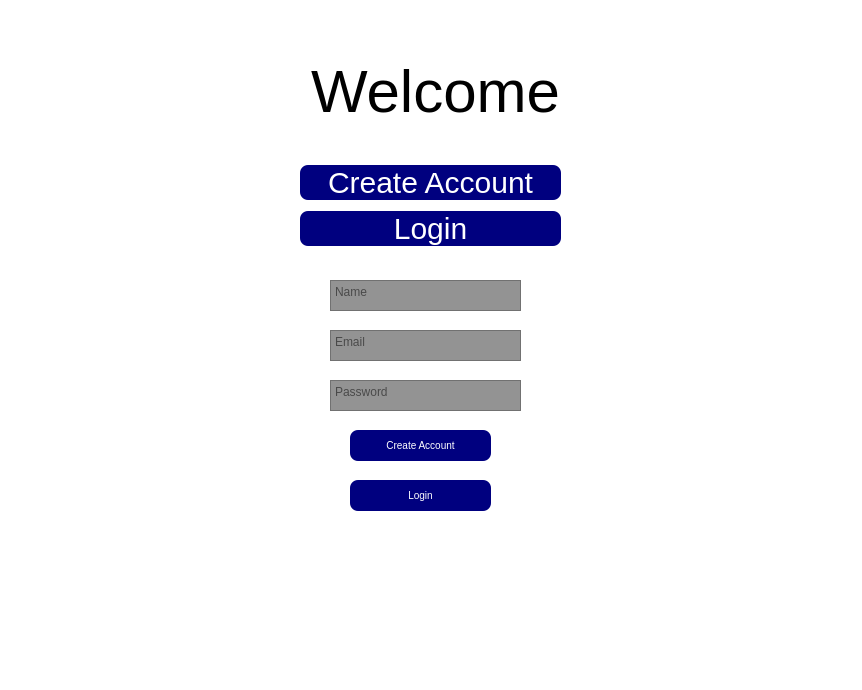
<?xml version="1.0" encoding="UTF-8"?>
<ui version="4.0">
 <class>MainWindow</class>
 <widget class="QMainWindow" name="MainWindow">
  <property name="geometry">
   <rect>
    <x>0</x>
    <y>0</y>
    <width>862</width>
    <height>690</height>
   </rect>
  </property>
  <property name="windowTitle">
   <string>MainWindow</string>
  </property>
  <property name="styleSheet">
   <string notr="true">background-color: rgb(255, 255, 255);
color: rgb(0, 0, 0);</string>
  </property>
  <widget class="QWidget" name="centralwidget">
   <widget class="QLabel" name="title">
    <property name="geometry">
     <rect>
      <x>10</x>
      <y>50</y>
      <width>851</width>
      <height>81</height>
     </rect>
    </property>
    <property name="minimumSize">
     <size>
      <width>58</width>
      <height>0</height>
     </size>
    </property>
    <property name="styleSheet">
     <string notr="true">color: rgb(0, 0, 0);
font-size:60px;
text-align:center;
width:100%;</string>
    </property>
    <property name="text">
     <string>Welcome</string>
    </property>
    <property name="alignment">
     <set>Qt::AlignCenter</set>
    </property>
   </widget>
   <widget class="QTextEdit" name="name">
    <property name="geometry">
     <rect>
      <x>330</x>
      <y>280</y>
      <width>191</width>
      <height>31</height>
     </rect>
    </property>
    <property name="styleSheet">
     <string notr="true">background-color: rgb(147, 147, 147);</string>
    </property>
    <property name="placeholderText">
     <string>Name</string>
    </property>
   </widget>
   <widget class="QTextEdit" name="password">
    <property name="geometry">
     <rect>
      <x>330</x>
      <y>380</y>
      <width>191</width>
      <height>31</height>
     </rect>
    </property>
    <property name="styleSheet">
     <string notr="true">background-color: rgb(147, 147, 147);</string>
    </property>
    <property name="placeholderText">
     <string>Password</string>
    </property>
   </widget>
   <widget class="QTextEdit" name="email">
    <property name="geometry">
     <rect>
      <x>330</x>
      <y>330</y>
      <width>191</width>
      <height>31</height>
     </rect>
    </property>
    <property name="styleSheet">
     <string notr="true">background-color: rgb(147, 147, 147);</string>
    </property>
    <property name="placeholderText">
     <string>Email</string>
    </property>
   </widget>
   <widget class="QPushButton" name="createFinal">
    <property name="geometry">
     <rect>
      <x>350</x>
      <y>430</y>
      <width>141</width>
      <height>31</height>
     </rect>
    </property>
    <property name="styleSheet">
     <string notr="true">background-color: rgb(0, 0, 127);
color: rgb(255, 255, 255);
border-radius:8px;
font-size:10px;</string>
    </property>
    <property name="text">
     <string>Create Account</string>
    </property>
   </widget>
   <widget class="QPushButton" name="loginFinal">
    <property name="geometry">
     <rect>
      <x>350</x>
      <y>480</y>
      <width>141</width>
      <height>31</height>
     </rect>
    </property>
    <property name="styleSheet">
     <string notr="true">background-color: rgb(0, 0, 127);
color: rgb(255, 255, 255);
border-radius:8px;
font-size:10px;</string>
    </property>
    <property name="text">
     <string>Login</string>
    </property>
   </widget>
   <widget class="QWidget" name="">
    <property name="geometry">
     <rect>
      <x>300</x>
      <y>160</y>
      <width>261</width>
      <height>92</height>
     </rect>
    </property>
    <layout class="QVBoxLayout" name="verticalLayout">
     <item>
      <widget class="QPushButton" name="createBtn">
       <property name="styleSheet">
        <string notr="true">background-color: rgb(0, 0, 127);
color: rgb(255, 255, 255);
border-radius:8px;
font-size:30px;</string>
       </property>
       <property name="text">
        <string>Create Account</string>
       </property>
      </widget>
     </item>
     <item>
      <widget class="QPushButton" name="loginBtn">
       <property name="styleSheet">
        <string notr="true">background-color: rgb(0, 0, 127);
color: rgb(255, 255, 255);
border-radius:8px;
font-size:30px;</string>
       </property>
       <property name="text">
        <string>Login</string>
       </property>
      </widget>
     </item>
    </layout>
   </widget>
  </widget>
  <widget class="QMenuBar" name="menubar">
   <property name="geometry">
    <rect>
     <x>0</x>
     <y>0</y>
     <width>862</width>
     <height>30</height>
    </rect>
   </property>
  </widget>
  <widget class="QStatusBar" name="statusbar"/>
 </widget>
 <resources/>
 <connections/>
</ui>
